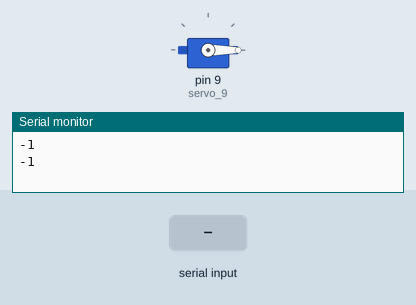
Bench run of a sketch on a simulated Arduino Uno, built with avr-gcc and run on an emulated ATmega328P. Shown: servo, the last lines printed to the serial monitor. The inputs (shaded band) are chosen by the test bench.

Above: at 1.2 s.
1.3 s: byte 30 received over Serial
At 2.3 s:
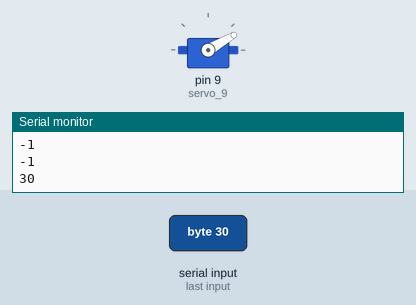
4.3 s: byte 90 received over Serial
At 5.8 s:
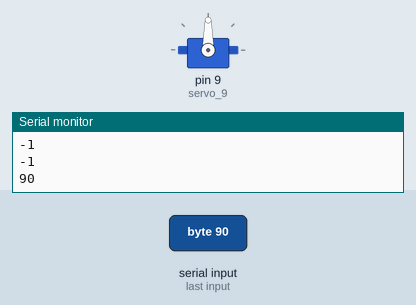
7.3 s: byte 120 received over Serial
At 8.8 s:
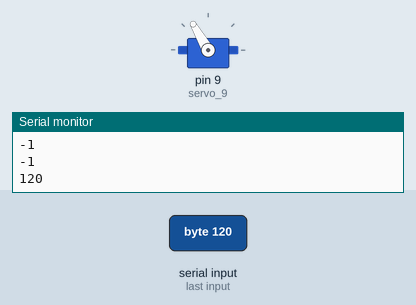
Timing chart, 0 to 10.5 s (numbered marks = the images above; inputs shaded):
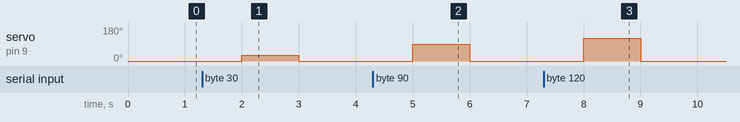

The sketch:

Servo_Read_Value.ino
```cpp
// C++ code
//
#include <Servo.h>

int pos = 0;

Servo servo_9;

void setup()
{
  Serial.begin(9600);

  servo_9.attach(9, 500, 2500);

}

void loop()
{
  pos = Serial.read();
  servo_9.write(pos);
  Serial.println(pos);
  delay(1000); // Wait for 1000 millisecond(s)
}
```

Measured:
- after the input at 1.3 s, servo on pin 9 (servo_9): 0° → 30° after 0.70 s, → 0° 1.0 s later
- after the input at 4.3 s, servo on pin 9 (servo_9): 0° → 90° after 0.70 s, → 0° 1.0 s later
- after the input at 7.3 s, servo on pin 9 (servo_9): 0° → 120° after 0.70 s, → 0° 1.0 s later
